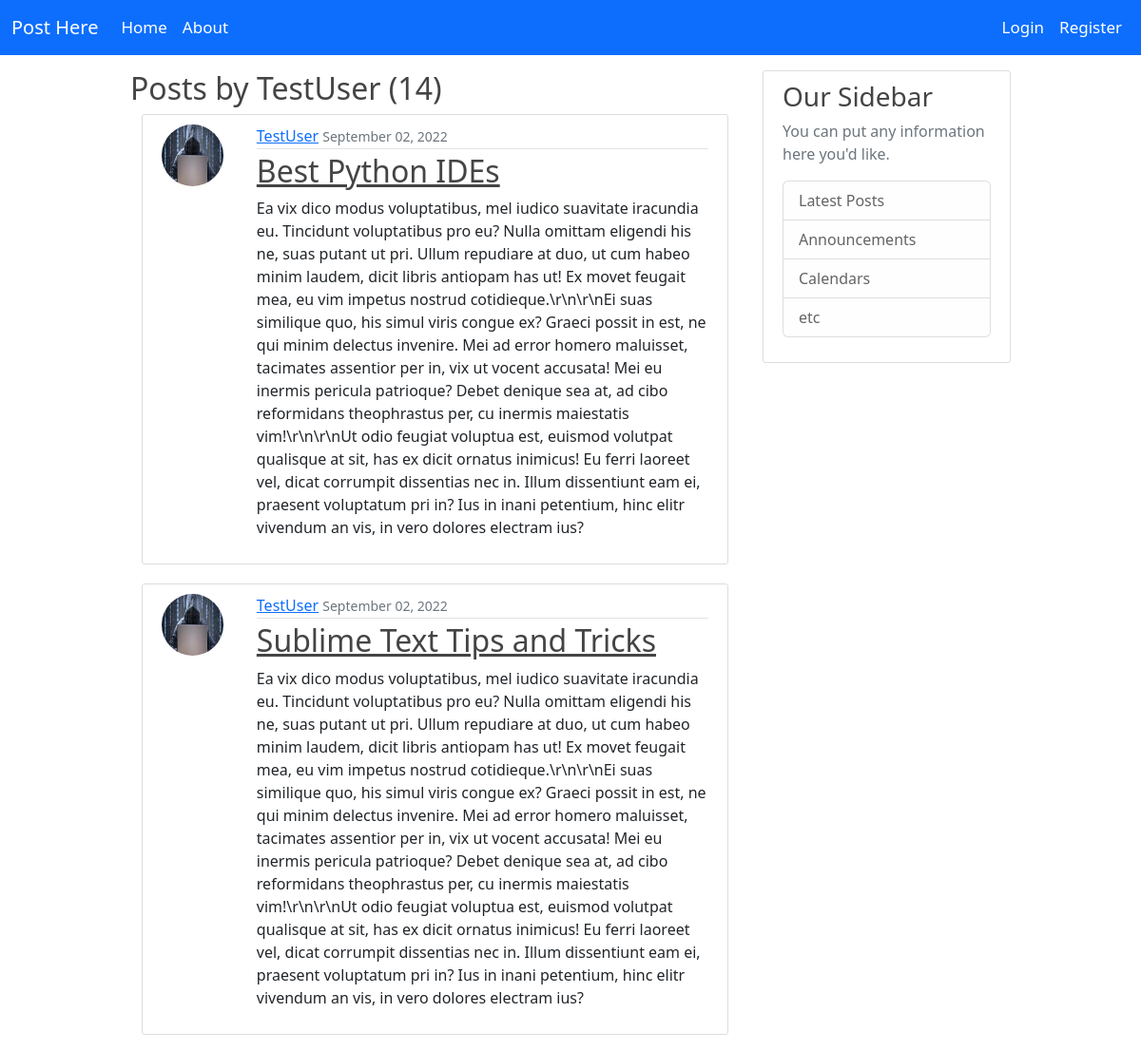
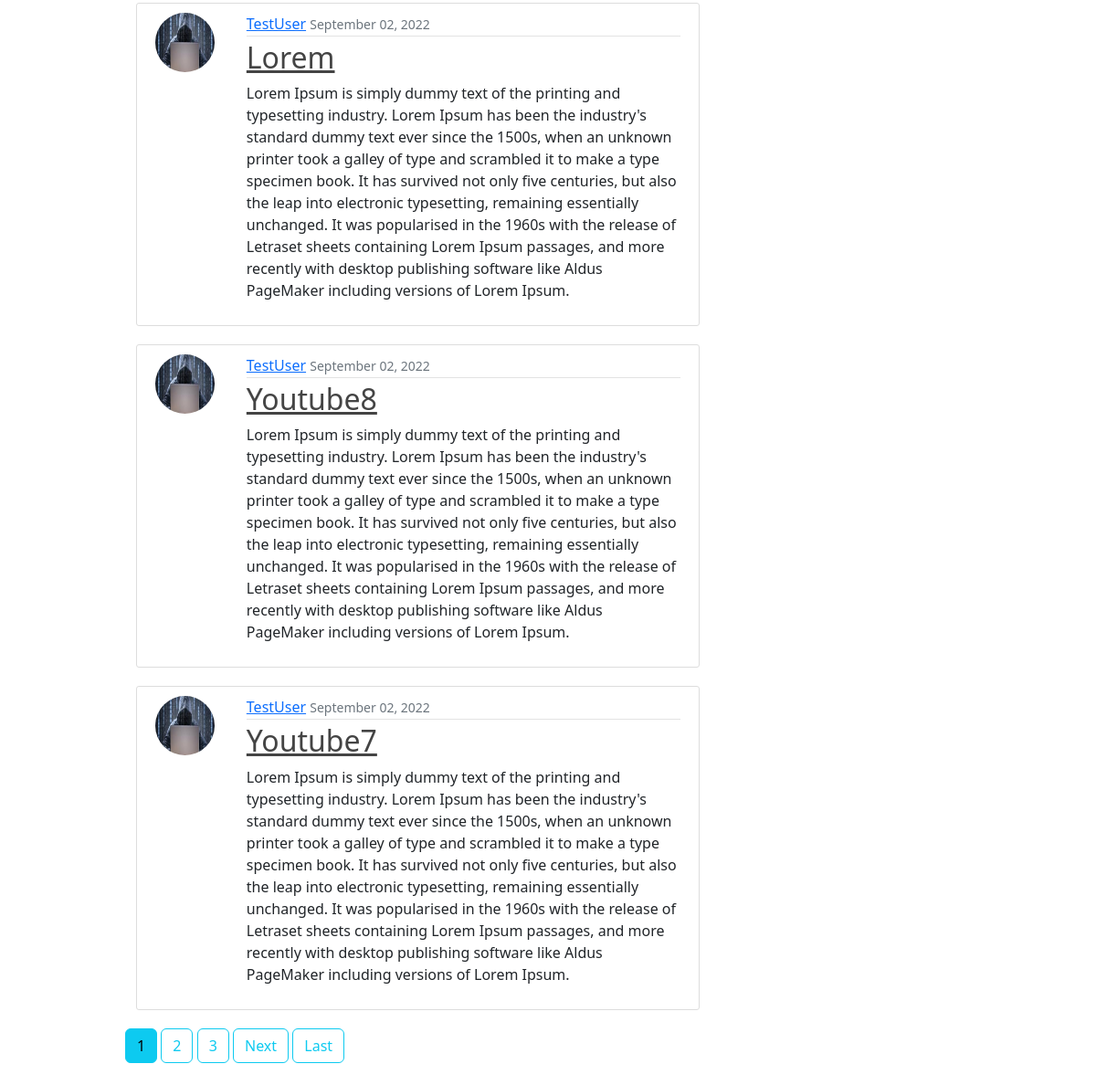
Page /user/TestUser/ on the committed database (2 pictures, top to bottom).
### blog/models.py (models this page shows, shortened)
class Post(models.Model):
    title = models.CharField(max_length=100)
    content = models.TextField()
    date_posted = models.DateTimeField(default=timezone.now)
    author = models.ForeignKey(User,on_delete=models.CASCADE)

### users/models.py (models this page shows, shortened)
class Profile(models.Model):
	user = models.OneToOneField(User, on_delete=models.CASCADE)
	image = models.ImageField(default='default.jpg', upload_to='profile_pics')

### blog/views.py (the view)
# urls.py: path('user/<str:username>/',UserPostListView.as_view(),name="user-posts"),
class UserPostListView(ListView):
    model = Post
    template_name = 'blog/user_posts.html'   #Name of template should be in this formate: <app_name>/<model_name>_<view_type>.html
    context_object_name = 'posts'
    paginate_by = 5
    def get_queryset(self):
        user = get_object_or_404(User,username=self.kwargs.get('username'))
        return Post.objects.filter(author=user).order_by('-date_posted')

### blog/templates/blog/user_posts.html (shortened to what this page needs)
{% extends 'main.html' %}
{% block content %}
<h2>Posts by {{ view.kwargs.username }} ({{ page_obj.paginator.count }}) </h2>
  {% for post in posts %}
<div class="container">
    <article class="media content-section">
        <div class="media-body">
            <div class="row">
                <div class="col-md-2">
                 <img class="rounded-circle article-img"
                 src="{{ post.author.profile.image.url }}">
             </div>
             <div class="col-md-10">
                <div class="article-metadata">
                    <a class="mr-2" href="{% url 'user-posts' post.author.username %}">{{post.author}}</a>
                    <small class="text-muted">{{post.date_posted|date:"F d, Y "}}</small>
                </div>
                <h2><a class="article-title" href="{% url 'post-detail' post.id %}">{{post.title}}</a></h2>
                <p class="article-content">{{post.content}}</p>
            </div>
        </div>
    </div>
</article>
</div>
{% endfor %}
{% if is_paginated %}
{% for num in page_obj.paginator.page_range %}
{% if page_obj.number == num %}
<a href="?page={{ num }}" class="btn btn-info mb-4">{{ num }}</a>
{% elif num > page_obj.number|add:'-3' and num < page_obj.number|add:'3' %}
<a href="?page={{ num }}" class="btn btn-outline-info mb-4">{{ num }}</a>
{% endif %}
{% endfor %}
{% if page_obj.has_next %}
<a href="?page={{ page_obj.next_page_number }}" class="btn btn-outline-info mb-4">Next</a>
<a href="?page={{ page_obj.paginator.num_pages }}" class="btn btn-outline-info mb-4">Last</a>
{% endif %}
{% endif %}
{% endblock content %}

### static/css/main.css (style rules this page uses)
h1, h2, h3, h4, h5, h6 { color: #444444; }
.content-section { background: #ffffff; padding: 10px 20px; border: 1px solid #dddddd; border-radius: 3px; margin-bottom: 20px; }
.article-title { color: #444444; }
.article-content { white-space: pre-line; }
.article-img { height: 65px; width: 65px; margin-right: 16px; }
.article-metadata { padding-bottom: 1px; margin-bottom: 4px; border-bottom: 1px solid #e3e3e3 }

### rows in the picture
Post: author.profile.image (picture), author "TestUser", date_posted "September 02, 2022", title "Best Python IDEs", content "Ea vix dico modus voluptatibus, mel iudico suavitate iracundia eu. Tincidunt voluptatibus pro eu? Nulla omittam eligendi his ne, suas putant ut pri. Ullum repudiare at duo, ut cum habeo minim laudem, dicit libris antiopam has ut! Ex movet feugait mea, eu vim impetus nostrud cotidieque.\\r\\n\\r\\nEi suas similique quo, his simul viris congue ex? Graeci possit in est, ne qui minim delectus invenire. Mei ad error homero maluisset, tacimates assentior per in, vix ut vocent accusata! Mei eu inermis pericula patrioque? Debet denique sea at, ad cibo reformidans theophrastus per, cu inermis maiestatis vim!\\r\\n\\r\\nUt odio feugiat voluptua est, euismod volutpat qualisque at sit, has ex dicit ornatus…"
Post: author.profile.image (picture), author "TestUser", date_posted "September 02, 2022", title "Sublime Text Tips and Tricks", content "Ea vix dico modus voluptatibus, mel iudico suavitate iracundia eu. Tincidunt voluptatibus pro eu? Nulla omittam eligendi his ne, suas putant ut pri. Ullum repudiare at duo, ut cum habeo minim laudem, dicit libris antiopam has ut! Ex movet feugait mea, eu vim impetus nostrud cotidieque.\\r\\n\\r\\nEi suas similique quo, his simul viris congue ex? Graeci possit in est, ne qui minim delectus invenire. Mei ad error homero maluisset, tacimates assentior per in, vix ut vocent accusata! Mei eu inermis pericula patrioque? Debet denique sea at, ad cibo reformidans theophrastus per, cu inermis maiestatis vim!\\r\\n\\r\\nUt odio feugiat voluptua est, euismod volutpat qualisque at sit, has ex dicit ornatus…"
Post: author.profile.image (picture), author "TestUser", date_posted "September 02, 2022", title "Lorem", content "Lorem Ipsum is simply dummy text of the printing and typesetting industry. Lorem Ipsum has been the industry's standard dummy text ever since the 1500s, when an unknown printer took a galley of type and scrambled it to make a type specimen book. It has survived not only five centuries, but also the leap into electronic typesetting, remaining essentially unchanged. It was popularised in the 1960s with the release of Letraset sheets containing Lorem Ipsum passages, and more recently with desktop publishing software like Aldus PageMaker including versions of Lorem Ipsum."
Post: author.profile.image (picture), author "TestUser", date_posted "September 02, 2022", title "Youtube8", content "Lorem Ipsum is simply dummy text of the printing and typesetting industry. Lorem Ipsum has been the industry's standard dummy text ever since the 1500s, when an unknown printer took a galley of type and scrambled it to make a type specimen book. It has survived not only five centuries, but also the leap into electronic typesetting, remaining essentially unchanged. It was popularised in the 1960s with the release of Letraset sheets containing Lorem Ipsum passages, and more recently with desktop publishing software like Aldus PageMaker including versions of Lorem Ipsum."
Post: author.profile.image (picture), author "TestUser", date_posted "September 02, 2022", title "Youtube7", content "Lorem Ipsum is simply dummy text of the printing and typesetting industry. Lorem Ipsum has been the industry's standard dummy text ever since the 1500s, when an unknown printer took a galley of type and scrambled it to make a type specimen book. It has survived not only five centuries, but also the leap into electronic typesetting, remaining essentially unchanged. It was popularised in the 1960s with the release of Letraset sheets containing Lorem Ipsum passages, and more recently with desktop publishing software like Aldus PageMaker including versions of Lorem Ipsum."

### other values in the picture
{{ view.kwargs.username }} "TestUser"
{{ page_obj.paginator.count }} "14"
{{ num }} "1"
{{ num }} "2" "3"
